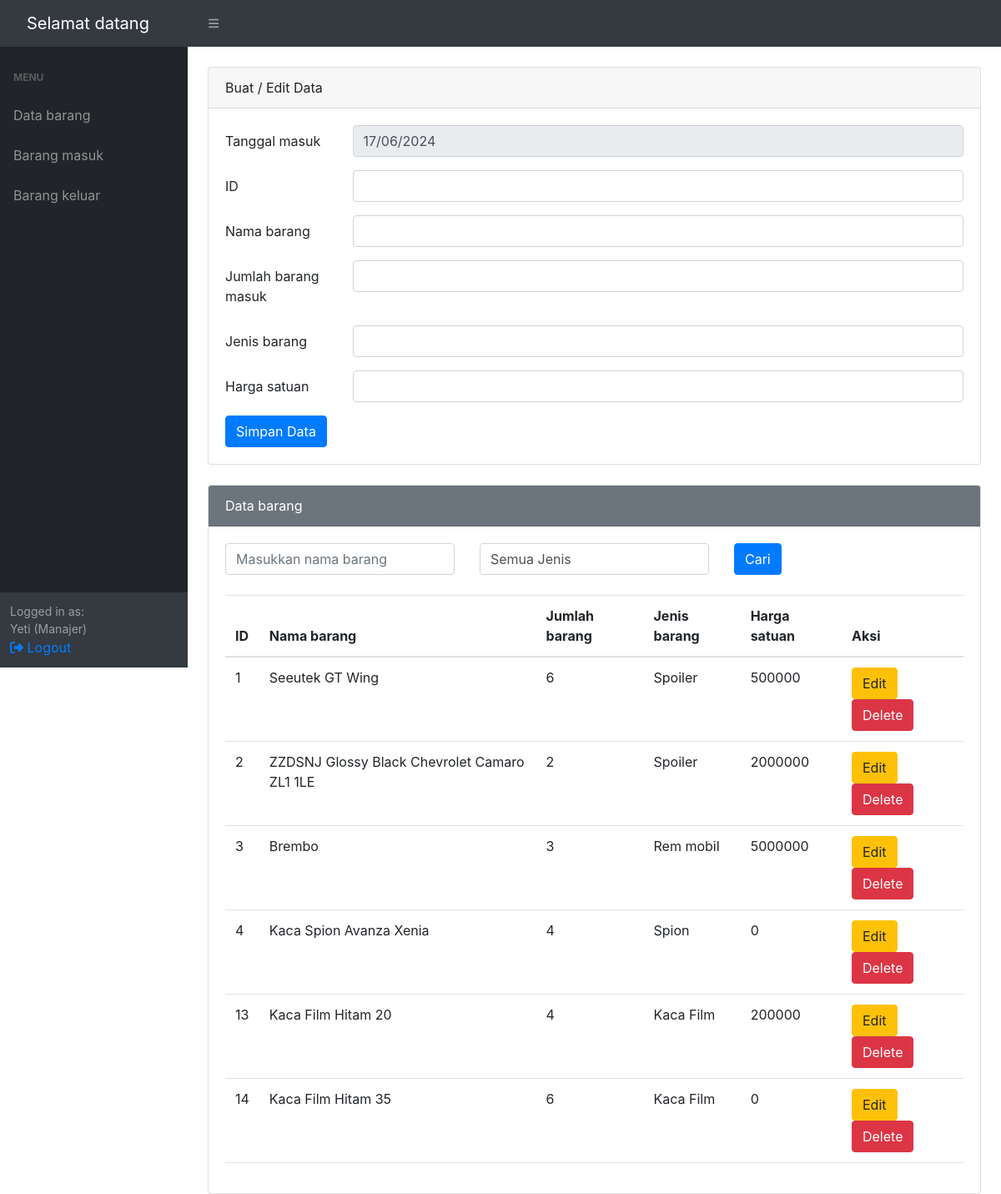
The page / (signed in) on the database its author committed.
### tables this page shows
CREATE TABLE `databarang` (
  `id_barang` int(11) NOT NULL,
  `nama_barang` varchar(100) NOT NULL,
  `jumlah_barang` int(11) NOT NULL,
  `jenis_barang` varchar(50) NOT NULL,
  `harga_barang` int(11) DEFAULT NULL
);

### index.php (the view, shortened to what this page needs)
<?php
$idbarang = "";
$namabarang = "";
$jenis = "";
$harga = "";
?>
<!DOCTYPE html>
<html lang="en">
<head>
    <link href="css/styles.css" rel="stylesheet" />
    <link rel="stylesheet" href="https://cdn.jsdelivr.net/npm/bootstrap@4.6.2/dist/css/bootstrap.min.css">
</head>
<body class="sb-nav-fixed">
    <nav class="sb-topnav navbar navbar-expand navbar-dark bg-dark">
        <a class="navbar-brand ps-3">Selamat datang</a>
        <button class="btn btn-link btn-sm order-1 order-lg-0 me-4 me-lg-0" id="sidebarToggle" href="#!"><i
                class="fas fa-bars"></i></button>
    </nav>
    <div id="layoutSidenav">
        <div id="layoutSidenav_nav">
            <nav class="sb-sidenav accordion sb-sidenav-dark" id="sidenavAccordion">
                <div class="sb-sidenav-menu">
                    <div class="nav">
                        <div class="sb-sidenav-menu-heading">Menu</div>
                        <?php
                        if (!isset($_SESSION['username']) || $_SESSION['roles'] == 'Manajer') { ?>
                            <a class="nav-link" href="index.php?cari=">Data barang</a>
                            <a class="nav-link" href="barangmasuk.php?cari=">Barang masuk</a>
                            <a class="nav-link" href="barangkeluar.php?cari=">Barang keluar</a>
                            <?php
                        } else { ?>
                            <a class="nav-link" href="index.php?cari=">Data barang</a>
                            <a class="nav-link" href="barangmasuk.php?cari=">Barang masuk</a>
                            <?php
                        } ?>
                    </div>
                </div>
                <div class="sb-sidenav-footer">
                    <div class="small">Logged in as: <br>
                        <?php echo $_SESSION['username'] . ' (' . $_SESSION['roles'] . ')'; ?></div>
                    <a href="logout.php"><i class="fa-solid fa-right-from-bracket"></i>&nbsp;Logout</a>
                </div>
            </nav>
        </div>
        <div id="layoutSidenav_content">
            <main>
                <div class="container-fluid px-4">
                    <div class="mx-auto">
                        <br>
                        <div class="card">
                            <div class="card-header">
                                Buat / Edit Data
                            </div>
                            <div class="card-body">
                                <?php
                                include 'connect.php';
                                if (!isset($_SESSION['username']) || $_SESSION['roles'] == 'Manajer') { ?>
                                    <form action="" method="POST">
                                        <div class="mb-3 row">
                                            <label for="tgl_masuk" class="col-sm-2 col-form-label">Tanggal masuk</label>
                                            <div class="col-sm-10">
                                                <input type="text" class="form-control" id="tgl_masuk" name="tgl_masuk"
                                                    readonly>
                                            </div>
                                        </div>
                                        <div class="mb-3 row">
                                            <label for="idbarang" class="col-sm-2 col-form-label">ID</label>
                                            <div class="col-sm-10">
                                                <input type="text" class="form-control" id="id_barang" name="id_barang"
                                                    value="<?php echo $idbarang ?>">
                                            </div>
                                        </div>
                                        <div class="mb-3 row">
                                            <label for="namabarang" class="col-sm-2 col-form-label">Nama barang</label>
                                            <div class="col-sm-10">
                                                <input type="text" class="form-control" id="nama_barang" name="nama_barang"
                                                    value="<?php echo $namabarang ?>">
                                            </div>
                                        </div>
                                        <div class="mb-3 row">
                                            <label for="jumlahmasuk" class="col-sm-2 col-form-label">Jumlah barang
                                                masuk</label>
                                            <div class="col-sm-10">
                                                <input type="text" class="form-control" id="jumlah_masuk"
                                                    name="jumlah_masuk">
                                            </div>
                                        </div>
                                        <div class="mb-3 row">
                                            <label for="jenis" class="col-sm-2 col-form-label">Jenis barang</label>
                                            <div class="col-sm-10">
                                                <input class="form-control" name="jenis_barang" id="jenis_barang"
                                                    value="<?php echo $jenis ?>">
                                            </div>
                                        </div>
                                        <div class="mb-3 row">
                                            <label for="harga" class="col-sm-2 col-form-label">Harga satuan</label>
                                            <div class="col-sm-10">
                                                <input class="form-control" name="harga_barang" id="harga_barang"
                                                    value="<?php echo $harga ?>">
                                            </div>
                                        </div>
                                        <input type="submit" name="simpan" value="Simpan Data" class="btn btn-primary" />
                                    </form>
                                <?php } ?>
                            </div>
                        </div>
                        <br>
                        <div class="card">
                            <div class="card-header text-white bg-secondary">
                                Data barang
                            </div>
                            <div class="card-body">
                                <form method="GET" action="index.php">
                                    <div class="row">
                                        <div class="col-sm-4">
                                            <input class="form-control" id="cari" name="cari"
                                                placeholder="Masukkan nama barang">
                                        </div>
                                        <div class="col-sm-4">
                                            <select class="form-control" id="jenis" name="jenis">
                                                <option value="">Semua Jenis</option>
                                            </select>
                                        </div>
                                        <div class="col-md">
                                            <button type="submit" class="btn btn-primary">Cari</button>
                                        </div>
                                    </div>
                                </form>
                                <br>
                                <table class="table">
                                    <thead>
                                        <tr>
                                            <th scope="col">ID</th>
                                            <th scope="col">Nama barang</th>
                                            <th scope="col">Jumlah barang</th>
                                            <th scope="col">Jenis barang</th>
                                            <th scope="col">Harga satuan</th>
                                            <th scope="col">Aksi</th>
                                        </tr>
                                    </thead>
                                    <?php
                                    $pencarian = "";
                                    $qc = "select * from databarang where (nama_barang like '%$pencarian%')";
                                    $qc .= " order by id_barang asc";
                                    $cr = mysqli_query($koneksi, $qc);
                                    ?>
                                    <tbody>
                                        <?php
                                        while ($r = mysqli_fetch_array($cr)) {
                                            $idbarang = $r['id_barang'];
                                            $namabarang = $r['nama_barang'];
                                            $jumlah = $r['jumlah_barang'];
                                            $jenis = $r['jenis_barang'];
                                            $harga = $r['harga_barang'];
                                            ?>
                                            <tr>
                                                <td scope="row"><?php echo $idbarang ?></td>
                                                <td scope="row"><?php echo $namabarang ?></td>
                                                <td scope="row"><?php echo $jumlah ?></td>
                                                <td scope="row"><?php echo $jenis ?></td>
                                                <td scope="row"><?php echo $harga ?></td>
                                                <td scope="row">
                                                    <a href="index.php?op=edit&cari=&id=<?php echo $idbarang ?>"><button
                                                            type="button" class="btn btn-warning">Edit</button></a>
                                                    <a href="index.php?op=delete&cari=&id=<?php echo $idbarang ?>"
                                                        onclick="return confirm('Yakin mau delete data?')"><button
                                                            type="button" class="btn btn-danger">Delete</button></a>
                                                </td>
                                            </tr>
                                            <?php
                                        } ?>
                                    </tbody>
                                </table>
                            </div>
                        </div>
                    </div>
</body>
</html>

### rows shown on the page
databarang: id_barang "1", nama_barang "Seeutek GT Wing", jumlah_barang "6", jenis_barang "Spoiler", harga_barang "500000"
databarang: id_barang "2", nama_barang "ZZDSNJ Glossy Black Chevrolet Camaro ZL1 1LE", jumlah_barang "2", jenis_barang "Spoiler", harga_barang "2000000"
databarang: id_barang "3", nama_barang "Brembo", jumlah_barang "3", jenis_barang "Rem mobil", harga_barang "5000000"
databarang: id_barang "4", nama_barang "Kaca Spion Avanza Xenia", jumlah_barang "4", jenis_barang "Spion", harga_barang "0"
databarang: id_barang "13", nama_barang "Kaca Film Hitam 20", jumlah_barang "4", jenis_barang "Kaca Film", harga_barang "200000"
databarang: id_barang "14", nama_barang "Kaca Film Hitam 35", jumlah_barang "6", jenis_barang "Kaca Film", harga_barang "0"

### other values the page prints
$_SESSION['username'] "Yeti"
$_SESSION['roles'] "Manajer"
